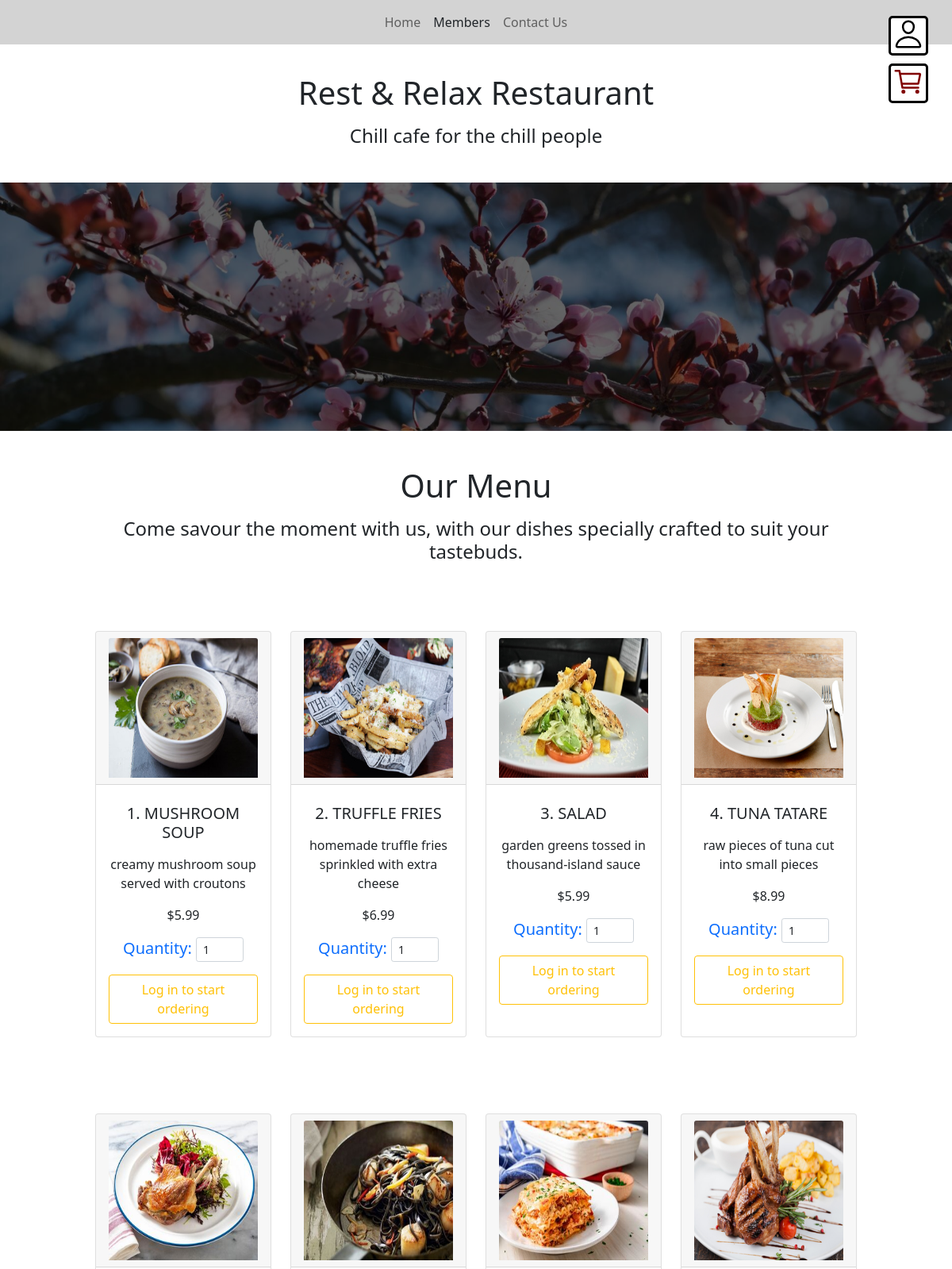
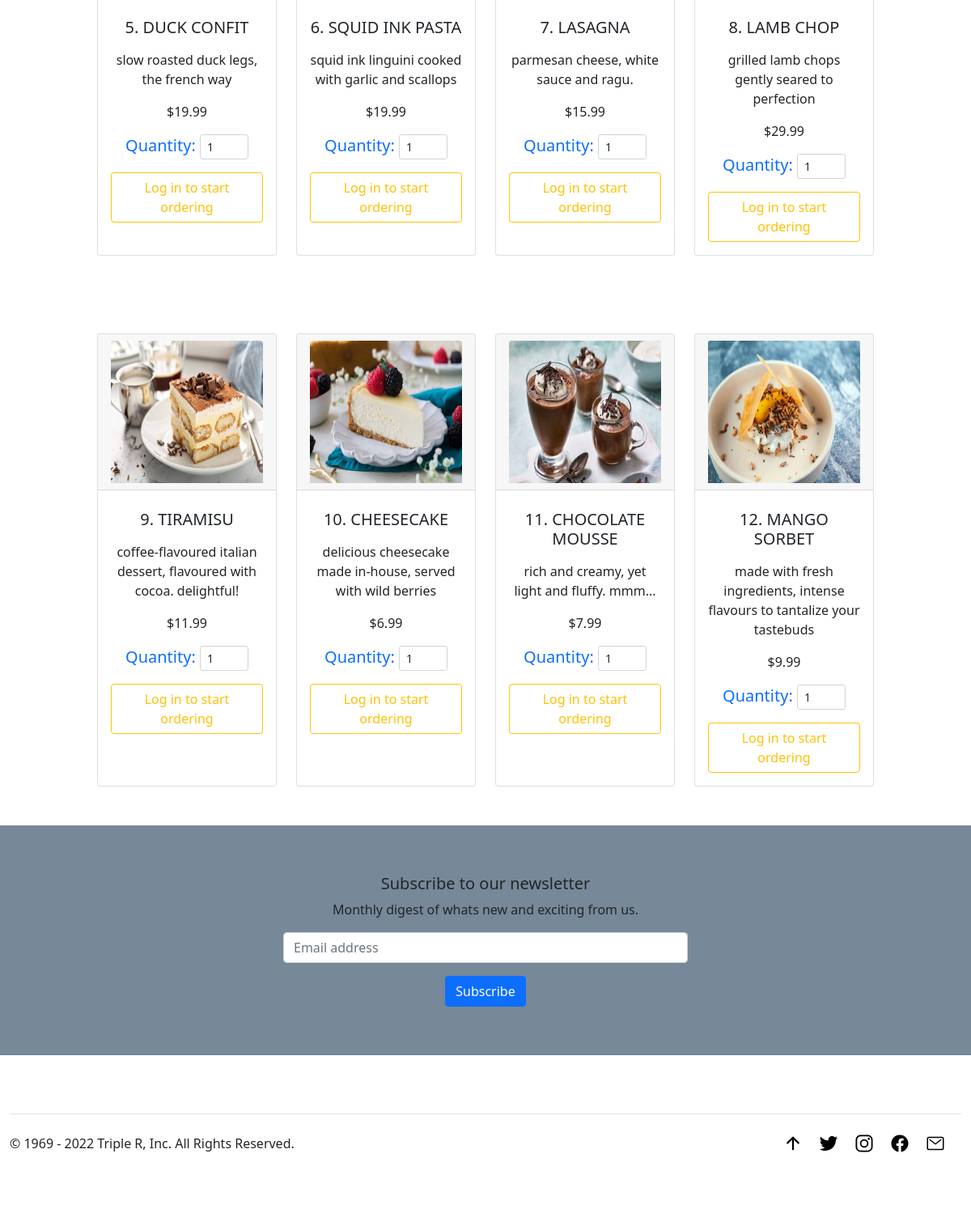
The page / on the database its author committed (2 pictures, top to bottom).
### tables this page shows
CREATE TABLE `food` (
  `foodID` int(11) NOT NULL,
  `foodName` varchar(128) NOT NULL,
  `foodDescription` varchar(255) NOT NULL,
  `foodPrice` decimal(10,2) NOT NULL,
  `foodImage` varchar(255) DEFAULT NULL,
  `foodStatus` tinyint(4) NOT NULL DEFAULT '1'
);

### core/db.php (called while the page is built, shortened)
<?php
class DB {
  protected static $mdb = null;
  public static function getMDB() {
    $mdb = DB::$mdb;
    if ($mdb === null) {
      $mdb = DB::$mdb = new MeekroDB();
    }
    $mdb->sync_config();
    return $mdb;
  }
  public static function __callStatic($name, $args) {
    $fn = array(DB::getMDB(), $name);
    return call_user_func_array($fn, $args);
  }
}
class MeekroDB {
  public $encoding = 'latin1';
  public $connect_options = array(MYSQLI_OPT_CONNECT_TIMEOUT => 30);
  public $internal_mysql = null;
  public $num_rows = 0;
  public function __construct($host=null, $user=null, $password=null, $dbName=null, $port=null, $encoding=null, $socket=null)  {
    if ($encoding === null) $encoding = DB::$encoding;
    $this->encoding = $encoding;
  }
  public function get() {
    $mysql = $this->internal_mysql;
    if (!($mysql instanceof MySQLi)) {
      $mysql = new mysqli();
      foreach ($this->connect_options as $key => $value) {
        $mysql->options($key, $value);
      }
      $mysql->set_charset($this->encoding);
      $this->internal_mysql = $mysql;
    }
    return $mysql;
  }
  function runHook($type, $args=array()) {
    if ($type == 'pre_parse') {
      $query = $args['query'];
      $args = $args['args'];
      return array($query, $args);
    }
    else if ($type == 'pre_run') {
      $query = $args['query'];
      return $query;
    }
  }
  function parse($query) {
    $args = func_get_args();
    array_shift($args);
    $query = trim($query);
    if (! $args) return $query;
    $query = '';
    return $query;
  }
  public function query() { return $this->queryHelper(array('assoc' => true), func_get_args()); }
  protected function queryHelper($opts, $args) {
    $query = array_shift($args);
    $opts_fullcols = (isset($opts['fullcols']) && $opts['fullcols']);
    $opts_raw = (isset($opts['raw']) && $opts['raw']);
    $opts_assoc = (isset($opts['assoc']) && $opts['assoc']);
    $opts_walk = (isset($opts['walk']) && $opts['walk']);
    $is_buffered = !($opts_raw || $opts_walk);
    list($query, $args) = $this->runHook('pre_parse', array('query' => $query, 'args' => $args));
    $sql = call_user_func_array(array($this, 'parse'), array_merge(array($query), $args));
    $sql = $this->runHook('pre_run', array('query' => $sql));
    $db = $this->get();
    $starttime = microtime(true);
    $result = $db->query($sql, $is_buffered ? MYSQLI_STORE_RESULT : MYSQLI_USE_RESULT);
    $runtime = microtime(true) - $starttime;
    $runtime = sprintf('%f', $runtime * 1000);
    if ($is_buffered && ($result instanceof MySQLi_Result)) $this->num_rows = $result->num_rows;
    else $this->num_rows = null;
    $Exception = null;
    $hookHash = array('query' => $sql, 'runtime' => $runtime);
    if ($Exception) {
      $hookHash['exception'] = $Exception;
      $hookHash['error'] = $Exception->getMessage();
    } else if ($this->num_rows) {
      $hookHash['rows'] = $this->num_rows;
    } else {
      $hookHash['affected'] = $db->affected_rows;
    }
    $return = array();
    while ($row = ($opts_assoc ? $result->fetch_assoc() : $result->fetch_row())) {
      $return[] = $row;
    }
    return $return;
  }
}
?>

### core/functions.php (called while the page is built, shortened)
<?php
    function isLoggedIn(){
        if(isset($_COOKIE['userID']) && isset($_COOKIE['isLoggedIn'])){
          $userQuery = DB::query("SELECT * FROM users WHERE userID=%i", $_COOKIE['userID']);
          $userCount = DB::count();
          if($userCount == 1){
              return true;
          } else {
              return false;
          }
        } else {
            return false;
        }
    }
?>

### index.php (the view, shortened to what this page needs)
<?php
    include("core/db.php");
    include("core/functions.php");
?>
<?php include("templates/header.php") ?>
<?php include("templates/styles.php") ?>
<body>
    <?php include("templates/navbar.php") ?>
    <div class="row">
        <div class="head">
            <h1 class="mb-3">Rest & Relax Restaurant</h1>
            <h4>Chill cafe for the chill people</h4>
        </div>
        <?php include("templates/carousel.php")?>
    </div>
    <div class="row menu">
        <div class="head">
            <h1 class="mb-3">Our Menu</h1>
            <h4>Come savour the moment with us, with our dishes specially crafted to suit your tastebuds.</h4>
        </div>
        <?php
            $FoodQuery = DB::query("SELECT * FROM food");
            foreach($FoodQuery as $foodResult) {
                $foodID = $foodResult["foodID"];
                $foodName = $foodResult["foodName"];
                $foodDescription = $foodResult["foodDescription"];
                $foodPrice = $foodResult["foodPrice"];
                $foodImage = $foodResult["foodImage"];
                $foodStatus = $foodResult["foodStatus"];
                if ($foodStatus == 0) {
                echo ("");
                } else {
        ?>
        <div class="col-lg-3 col-sm-6 text-center my-5">
            <div class="card h-100 box-shadow">
                <form method="POST" action="order-cart.php?action=add&id=<?php echo $foodID; ?>">
                    <div class="card-header">
                        <img src="<?php echo $foodImage?>" class="card-img-top foodImg" alt="<?php echo $foodImage?>">
                    </div>
                    <div class="card-body d-flex flex-column">
                        <h5 class="card-title my-2"><?php echo $foodID . ". " . $foodName?></h5>
                        <p class="card-text my-2"><?php echo strtolower($foodDescription)?></p>
                        <p class="card-text my-2"><?php echo "$" . $foodPrice?></p>
                        <h5 class="text-primary">Quantity: <input type="number" min="1" max="25" name="foodQuantity" class="form-control form-control-sm my-2" value="1" style="width: 60px; display: inline-block"> </h5>
                        <?php if (isLoggedIn()){
                            echo '<input type="submit" name="addToCart" value="Add to Cart" class="btn btn-warning w-100" />';
                            } else {
                                echo '<a class="btn btn-outline-warning w-100" href="login-signup.php">Log in to start ordering</a>';
                            }
                        ?>
                    </div>
                </form>
            </div>
        </div>
        <?php
        }
        }
        ?>
    </div>
    <div class="row subscribe">
        <div class="">
            <form>
            <h5>Subscribe to our newsletter</h5>
            <p>Monthly digest of whats new and exciting from us.</p>
            <div class="subscribeBox">
                <input id="newsletter1" type="text" class="form-control" placeholder="Email address">
                <button class="btn btn-primary mt-3" type="button">Subscribe</button>
            </div>
            </form>
        </div>
    </div>
    <?php include("templates/fixed-icons.php"); ?>
    <?php include("templates/footer.php"); ?>
</body>
</html>

### templates/header.php (shortened to what this page needs)
<!DOCTYPE html>
<html lang="en">
<head>
</head>

### templates/styles.php (shortened to what this page needs)
<link href="https://cdn.jsdelivr.net/npm/bootstrap@5.1.3/dist/css/bootstrap.min.css" rel="stylesheet">
<link rel="stylesheet" type="text/css" href="https://cdn.datatables.net/1.11.5/css/jquery.dataTables.css">
<link rel="stylesheet" href="assets/css/styles.css">

### templates/navbar.php (shortened to what this page needs)
<nav class="navbar navbar-expand-lg navbar-light" style="background-color: lightgray;">
  <div class="container-fluid">
    <div class="collapse navbar-collapse" id="navbarSupportedContent">
        <ul class="navbar-nav mx-auto mb-2 mb-lg-0 align-items-center">
          <li class="nav-item">
            <a class="nav-link" href="<?php echo SITE_URL ?>">Home</a>
          </li>
          <li class="nav-item">
            <a class="nav-link text-dark" href="<?php echo SITE_URL . "login-signup.php" ?>">Members</a>
          </li>
          <li class="nav-item">
            <a class="nav-link" href="<?php echo SITE_URL . "contact.php" ?>">Contact Us</a>
          </li>
        </ul>
    </div>
  </div>
</nav>

### templates/carousel.php (shortened to what this page needs)
<div class="carousel slide carousel-fade mb-3" data-bs-ride="carousel">
    <div class="carousel-inner">
        <div class="carousel-item active">
            <img src="assets/img/spring.jpg" class="d-block w-100" alt="spring">
        </div>
    </div>
</div>

### templates/fixed-icons.php
<div class="userProfile text-center" id="fixedProfile">
    <a href="<?php echo SITE_URL . "user-profile.php" ?>"><span title="User Profile"><ion-icon name="person-outline"></ion-icon></span></a>
</div>
<div class="cart text-center" id="fixedCart">
    <a href="order-cart.php"><span title="Cart"><ion-icon name="cart-outline"></ion-icon></span></a>
</div>

### templates/footer.php
<div class="container-fluid color">
  <footer class="py-5">
    <div class="d-flex justify-content-between py-4 my-4 border-top">
      <p>© 1969 - <?php echo date ("Y") ?> Triple R, Inc. All Rights Reserved.</p>
      <ul class="list-unstyled d-flex social-icons">
        <a href="" style="cursor:pointer;" onclick="window.scrollTo({ top: 0, behavior: 'smooth' })"><span title="Scroll to Top"><ion-icon name="arrow-up-outline"></ion-icon></span></a>
        <a href="https://www.twitter.com" target="_blank"><span title="Twitter"><ion-icon name="logo-twitter"></ion-icon></span></a>
        <a href="https://www.instagram.com" target="_blank"><span title="Instagram"><ion-icon name="logo-instagram"></ion-icon></span></a>
        <a href="https://www.facebook.com" target="_blank"><span title="Facebook"><ion-icon name="logo-facebook"></ion-icon></span></a>
        <a href="<?php echo SITE_URL . "contact.php" ?>"><span title="Contact Us"><ion-icon name="mail-outline"></ion-icon></span></a>
      </ul>
    </div>
  </footer>
</div>

### assets/css/styles.css (style rules this page uses)
body { overflow-x: hidden; overflow-y: scroll; }
.head { text-align: center; margin: 3% 0; }
.carousel-inner:after { content:""; position:absolute; top:0; bottom:0; left:0; right:0; background:rgba(0,0,0,0.6); z-index: 2; }
.menu { padding: 0 10% 0 10%; }
.card { max-width: 300px; }
.foodImg { max-width: 100%; height: 11rem; }
.subscribe { padding: 5% 10% 5% 10%; background-color: lightslategray; }
.subscribe form { text-align: center; }
.subscribeBox { max-width: 500px; margin: 0 auto; }
.cart { position: fixed; top: 80px; right: 30px; width: 50px; height: 50px; border: 3px solid black; border-radius: 10%; z-index: 999; transition: 0.3s; background-color: #fff; }
.userProfile { position: fixed; top: 20px; right: 30px; width: 50px; height: 50px; border: 3px solid black; border-radius: 10%; z-index: 999; transition: 0.3s; background-color: #fff; }
footer a { text-decoration: none; color: black; }
footer ion-icon, #myUserTable ion-icon, #myFoodTable ion-icon { pointer-events: none; }
footer ion-icon { font-size: 1.5rem; margin-right: 20px; }
.cart ion-icon { font-size: 2.5rem; text-decoration: none; margin: 0 auto; color: maroon; }
.userProfile ion-icon { font-size: 2.5rem; text-decoration: none; margin: 0 auto; color: black; }

### rows shown on the page
food: foodImage (picture), foodID "1", foodName "MUSHROOM SOUP", foodDescription "creamy mushroom soup served with croutons", foodPrice "5.99"
food: foodImage (picture), foodID "2", foodName "TRUFFLE FRIES", foodDescription "homemade truffle fries sprinkled with extra cheese", foodPrice "6.99"
food: foodImage (picture), foodID "3", foodName "SALAD", foodDescription "garden greens tossed in thousand-island sauce", foodPrice "5.99"
food: foodImage (picture), foodID "4", foodName "TUNA TATARE", foodDescription "raw pieces of tuna cut into small pieces", foodPrice "8.99"
food: foodImage (picture), foodID "5", foodName "DUCK CONFIT", foodDescription "slow roasted duck legs, the french way", foodPrice "19.99"
food: foodImage (picture), foodID "6", foodName "SQUID INK PASTA", foodDescription "squid ink linguini cooked with garlic and scallops", foodPrice "19.99"
food: foodImage (picture), foodID "7", foodName "LASAGNA", foodDescription "parmesan cheese, white sauce and ragu.", foodPrice "15.99"
food: foodImage (picture), foodID "8", foodName "LAMB CHOP", foodDescription "grilled lamb chops gently seared to perfection", foodPrice "29.99"
food: foodImage (picture), foodID "9", foodName "TIRAMISU", foodDescription "coffee-flavoured italian dessert, flavoured with cocoa. delightful!", foodPrice "11.99"
food: foodImage (picture), foodID "10", foodName "CHEESECAKE", foodDescription "delicious cheesecake made in-house, served with wild berries", foodPrice "6.99"
food: foodImage (picture), foodID "11", foodName "CHOCOLATE MOUSSE", foodDescription "rich and creamy, yet light and fluffy. mmm...", foodPrice "7.99"
food: foodImage (picture), foodID "12", foodName "MANGO SORBET", foodDescription "made with fresh ingredients, intense flavours to tantalize your tastebuds", foodPrice "9.99"

### other values the page prints
date ("Y") "2022"
